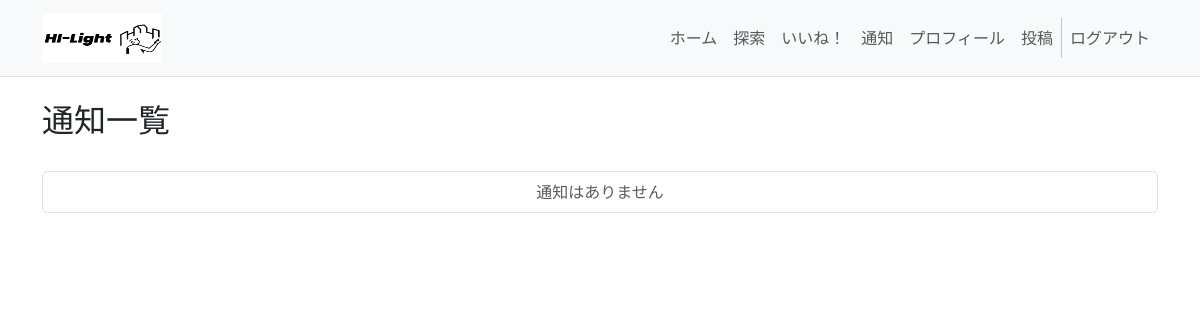
The page /notifications/ (signed in) on the database as committed earlier.
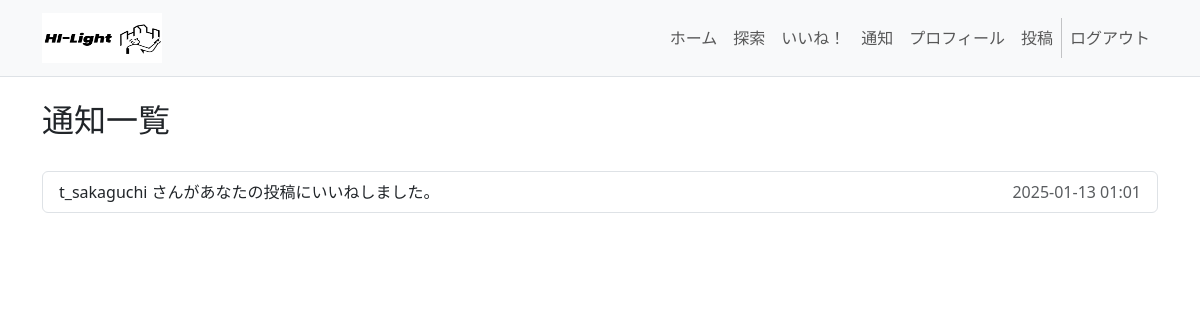
The same page on the database as committed later.
### hi_light/models.py (models this page shows)
class Notification(models.Model):
    recipient = models.ForeignKey(CustomUser, on_delete=models.CASCADE, related_name="notifications")
    message = models.TextField()
    timestamp = models.DateTimeField(default=now)
    is_read = models.BooleanField(default=False)
    def __str__(self):
        return f"Notification to {self.recipient.username} - {self.message[:20]}"

### hi_light/views.py (the view)
# urls.py: path('notifications/', NotificationListView.as_view(), name='notifications'),
@method_decorator(login_required, name='dispatch')
class NotificationListView(ListView):
    model = Notification
    template_name = "notifications.html"
    context_object_name = "notifications"
    def get_queryset(self):
        queryset = Notification.objects.filter(recipient=self.request.user).order_by('-timestamp')
        print(queryset)  # デバッグ: コンソールにクエリセットを表示
        return queryset
    def get_context_data(self, **kwargs):
        context = super().get_context_data(**kwargs)
        print(context['notifications'])  # デバッグ: テンプレートに渡されるデータを確認
        return context

### hi_light/templates/notifications.html (shortened to what this page needs)
<head>
    <link href="https://cdn.jsdelivr.net/npm/bootstrap@5.3.0-alpha3/dist/css/bootstrap.min.css" rel="stylesheet">
    <link href="https://cdn.jsdelivr.net/npm/bootstrap-icons/font/bootstrap-icons.css" rel="stylesheet">
</head>
<body>
{% include 'header.html' %}
<div class="container mt-4">
    <h2>通知一覧</h2>
    <br>
    <ul class="list-group">
        {% for notification in notifications %}
            <li class="list-group-item {% if not notification.is_read %}font-weight-bold{% endif %}">
                {{ notification.message }}
                <span class="text-muted float-end">{{ notification.timestamp|date:"Y-m-d H:i" }}</span>
            </li>
        {% empty %}
            <li class="list-group-item text-center text-muted">
                通知はありません
            </li>
        {% endfor %}
    </ul>
</div>
</body>
</html>

Rows that differ between the two databases and show on the page:
added Notification: message "t_sakaguchi さんがあなたの投稿にいいねしました。", timestamp "2025-01-13 01:01"
Other text that changed with them:
text no longer shown: "通知はありません"
